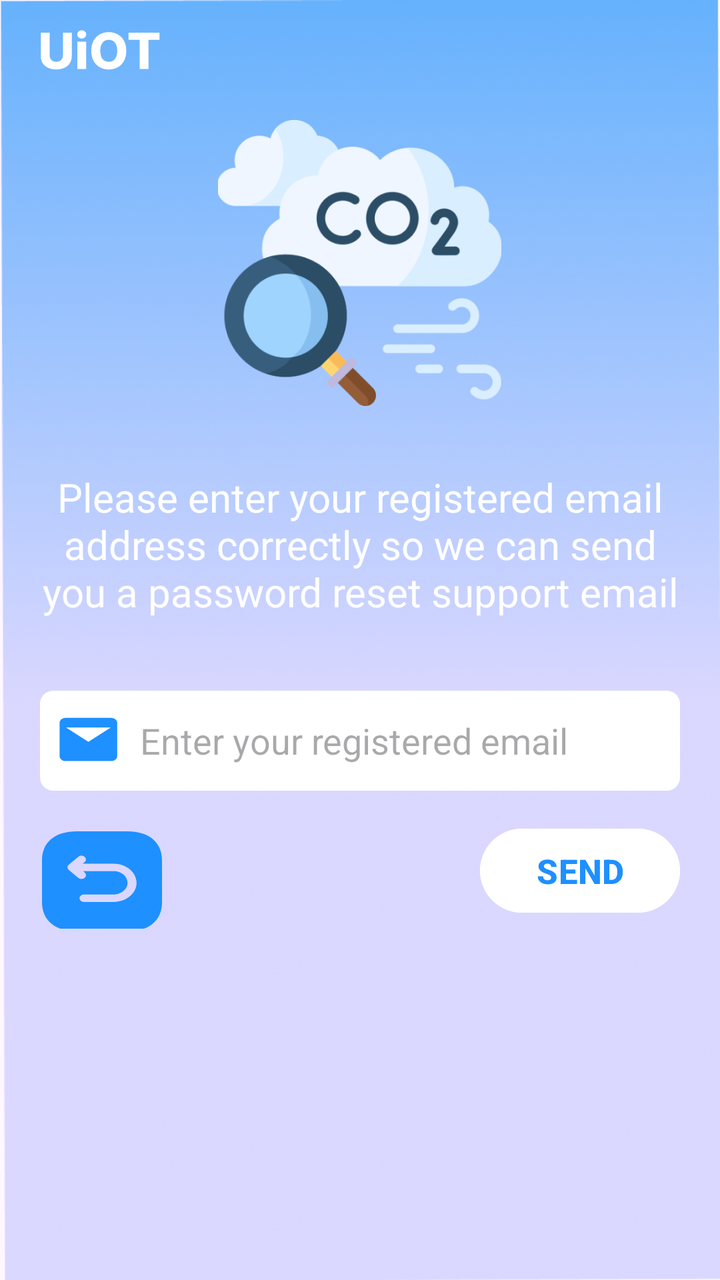
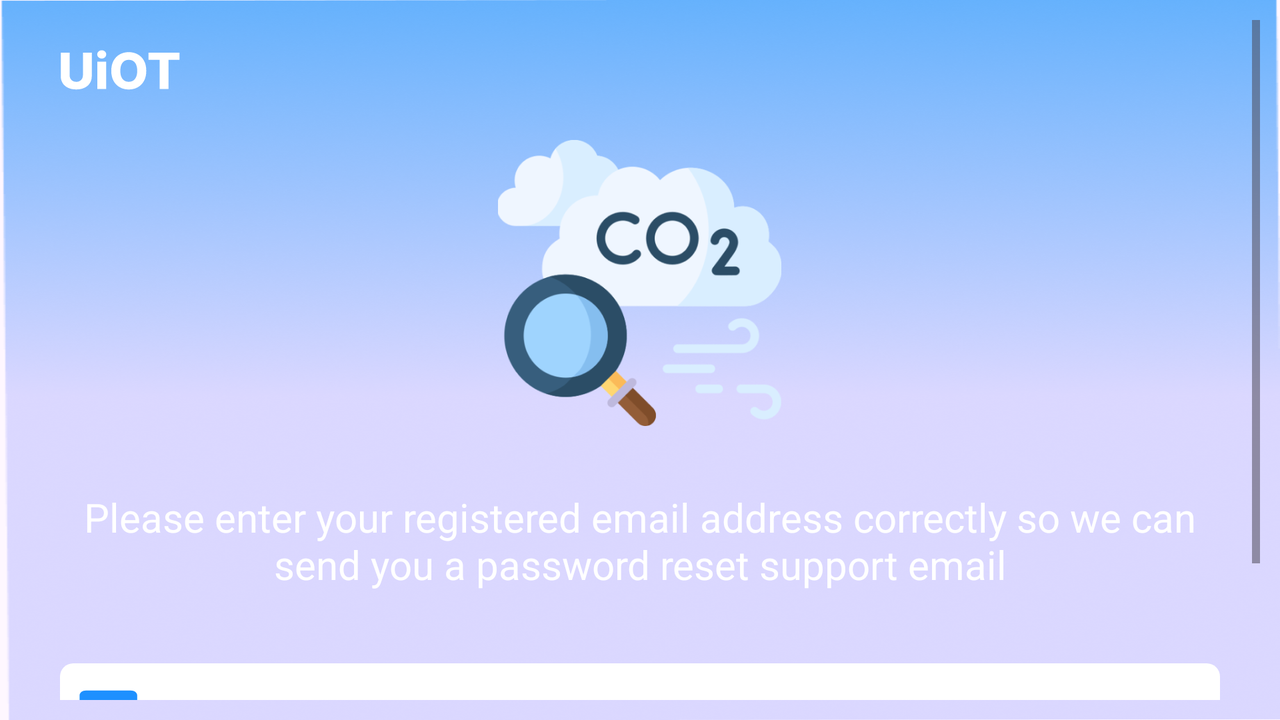

The same Android screen from two of the app's own layout files: first res/layout/ as a phone draws it, then the repository's variant for another configuration, drawn on a device whose configuration selects that folder. Both files follow.
<!-- AndroidManifest.xml: application theme Theme.IndoorAirQualityMonitoring -->
<!-- res/layout/activity_reset_password.xml -->
<?xml version="1.0" encoding="utf-8"?>
<LinearLayout xmlns:android="http://schemas.android.com/apk/res/android"
    xmlns:app="http://schemas.android.com/apk/res-auto"
    xmlns:tools="http://schemas.android.com/tools"
    android:layout_width="match_parent"
    android:layout_height="match_parent"
    android:background="@drawable/background_register"
    android:orientation="vertical"
    tools:context=".ResetPasswordActivity">


    <LinearLayout
        android:layout_width="match_parent"
        android:layout_height="wrap_content"
        android:orientation="horizontal">

        <ImageView
            android:id="@+id/uiot"
            android:layout_width="60dp"
            android:layout_height="50dp"
            android:layout_marginStart="20dp"
            android:layout_marginEnd="30dp"
            android:src="@drawable/ic_uiot" />

        <Space
            android:layout_width="0dp"
            android:layout_height="0dp"
            android:layout_weight="1" />

        <ImageView
            android:id="@+id/ic_language"
            android:layout_width="30dp"
            android:layout_height="30dp"
            android:layout_marginTop="10dp"
            android:layout_marginEnd="20dp"
            android:src="@drawable/ic_covn" />
    </LinearLayout>

    <ImageView
        android:id="@+id/imageView2"
        android:layout_width="287dp"
        android:layout_height="143dp"
        android:layout_gravity="center"
        android:layout_marginStart="50dp"
        android:layout_marginTop="10dp"
        android:layout_marginEnd="50dp"
        android:layout_marginBottom="16dp"
        android:src="@drawable/ic_main" />

    <TextView
        android:layout_width="wrap_content"
        android:layout_height="wrap_content"
        android:layout_marginBottom="10dp"
        android:gravity="center_horizontal"
        android:padding="16dp"
        android:text="@string/messageResetPassword"
        android:textColor="@android:color/white"
        android:textSize="20dp" />

    <EditText
        android:id="@+id/email"
        android:layout_width="match_parent"
        android:layout_height="50dp"
        android:layout_marginStart="20dp"
        android:layout_marginTop="10dp"
        android:layout_marginEnd="20dp"
        android:layout_marginBottom="10dp"
        android:background="@drawable/custom_editext"
        android:drawableLeft="@drawable/ic_email"
        android:drawablePadding="5dp"
        android:hint="@string/enterRegisteredEmail"
        android:inputType="textEmailAddress"
        android:paddingLeft="5dp" />


    <LinearLayout
        android:layout_width="match_parent"
        android:layout_height="wrap_content"
        android:orientation="horizontal">

        <Button
            android:id="@+id/back"
            android:layout_width="60dp"
            android:layout_height="50dp"
            android:layout_alignParentStart="true"
            android:layout_alignParentTop="true"
            android:layout_marginStart="21dp"
            android:layout_marginTop="9dp"
            android:layout_marginEnd="100dp"
            android:background="@drawable/icon_backsquare"
            android:backgroundTint="#FFFFFF"
            android:contentDescription="Back Button"
            android:textColor="@color/blue"
            app:rippleColor="#ECE5E5" />

        <Space
            android:layout_width="0dp"
            android:layout_height="0dp"
            android:layout_weight="1" />
        <Button
            android:id="@+id/reset_password"
            android:layout_width="100dp"
            android:layout_height="50dp"
            android:layout_marginStart="20dp"
            android:layout_marginTop="5dp"
            android:layout_marginEnd="20dp"
            android:layout_toEndOf="@id/back"
            android:backgroundTint="#ffffff"
            android:text="@string/send"
            android:textColor="@color/blue"
            android:textSize="17dp"
            android:textStyle="bold" />
    </LinearLayout>
</LinearLayout>
<!-- resources referenced by this layout -->
<resources>
  <color name="blue">#1E90FF</color>
  <!-- drawable custom_editext (drawable) -->
  <?xml version="1.0" encoding="utf-8"?>
  <shape xmlns:android="http://schemas.android.com/apk/res/android">
      <solid android:color="@color/white"/>
      <corners android:radius="20px"/>
  </shape>
  <!-- drawable ic_email (drawable) -->
  <vector xmlns:android="http://schemas.android.com/apk/res/android"
      android:width="40dp"
      android:height="30dp"
      android:viewportWidth="25"
      android:viewportHeight="25">
      <path
          android:fillColor="#1E90FF"
          android:pathData="M19,3H5C3.89,3 3,3.89 3,5v14c0,1.1 0.89,2 2,2h14c1.1,0 2,-0.9 2,-2V5C21,3.9 20.1,3 19,3zM19,7L12,13L5,7h14z" />
  </vector>
  <!-- drawable icon_backsquare (drawable) -->
  <vector xmlns:android="http://schemas.android.com/apk/res/android"
      android:width="108dp"
      android:height="94dp"
      android:viewportWidth="108"
      android:viewportHeight="94">
    <path
        android:pathData="M76.66,0H31.39C11.72,0 0,10.2 0,27.31V66.65C0,83.8 11.72,94 31.39,94H76.61C96.28,94 108,83.8 108,66.69V27.31C108.05,10.2 96.33,0 76.66,0ZM64.4,66.41H37.82C35.6,66.41 33.77,64.81 33.77,62.89C33.77,60.96 35.6,59.36 37.82,59.36H64.4C71.32,59.36 76.99,54.47 76.99,48.41C76.99,42.35 71.37,37.46 64.4,37.46H37.01L38.41,38.68C39.98,40.09 39.98,42.3 38.36,43.71C37.55,44.42 36.52,44.74 35.5,44.74C34.47,44.74 33.44,44.42 32.63,43.71L24.15,36.28C22.58,34.92 22.58,32.67 24.15,31.3L32.63,23.92C34.2,22.56 36.79,22.56 38.36,23.92C39.93,25.29 39.93,27.54 38.36,28.91L36.58,30.46H64.4C75.8,30.46 85.09,38.54 85.09,48.46C85.09,58.37 75.8,66.41 64.4,66.41Z"
        android:fillColor="#1E90FF"/>
  </vector>
  <string name="enterRegisteredEmail">Enter your registered email</string>
  <string name="messageResetPassword">Please enter your registered email address correctly so we can send you a password reset support email</string>
  <string name="send">SEND</string>
  <style name="Theme.IndoorAirQualityMonitoring" parent="Base.Theme.IndoorAirQualityMonitoring" />
  <color name="white">#FFFFFFFF</color>
  <style name="Base.Theme.IndoorAirQualityMonitoring" parent="Theme.Material3.DayNight.NoActionBar">
          
          
          <item name="colorPrimary">@color/blue</item>
          <item name="colorSecondaryVariant">@color/blue</item>
      </style>
</resources>
<!-- res/layout-land/activity_reset_password.xml (the repository's variant of the layout above) -->
<!-- drawn on the phone turned sideways -->
<?xml version="1.0" encoding="utf-8"?>
<LinearLayout xmlns:android="http://schemas.android.com/apk/res/android"
    xmlns:app="http://schemas.android.com/apk/res-auto"
    xmlns:tools="http://schemas.android.com/tools"
    android:layout_width="match_parent"
    android:layout_height="match_parent"
    android:background="@drawable/background_register"
    android:orientation="vertical"
    tools:context=".ResetPasswordActivity">

    <ScrollView
        android:layout_width="match_parent"
        android:layout_height="match_parent"
        android:padding="10dp">

        <LinearLayout
            android:layout_width="match_parent"
            android:layout_height="wrap_content"
            android:orientation="vertical">

            <LinearLayout
                android:layout_width="match_parent"
                android:layout_height="wrap_content"
                android:orientation="horizontal">

                <ImageView
                    android:id="@+id/uiot"
                    android:layout_width="60dp"
                    android:layout_height="50dp"
                    android:layout_marginStart="20dp"
                    android:layout_marginEnd="30dp"
                    android:src="@drawable/ic_uiot" />

                <Space
                    android:layout_width="0dp"
                    android:layout_height="0dp"
                    android:layout_weight="1" />

                <ImageView
                    android:id="@+id/ic_language"
                    android:layout_width="30dp"
                    android:layout_height="30dp"
                    android:layout_marginTop="10dp"
                    android:layout_marginEnd="20dp"
                    android:src="@drawable/ic_covn" />
            </LinearLayout>

            <ImageView
                android:id="@+id/imageView2"
                android:layout_width="287dp"
                android:layout_height="143dp"
                android:layout_gravity="center"
                android:layout_marginStart="50dp"
                android:layout_marginTop="10dp"
                android:layout_marginEnd="50dp"
                android:layout_marginBottom="16dp"
                android:src="@drawable/ic_main" />

            <TextView
                android:layout_width="wrap_content"
                android:layout_height="wrap_content"
                android:layout_marginBottom="10dp"
                android:gravity="center_horizontal"
                android:padding="16dp"
                android:text="Please enter your registered email address correctly so we can send you a password reset support email"
                android:textColor="@android:color/white"
                android:textSize="20dp" />

            <EditText
                android:id="@+id/email"
                android:layout_width="match_parent"
                android:layout_height="50dp"
                android:layout_marginStart="20dp"
                android:layout_marginTop="10dp"
                android:layout_marginEnd="20dp"
                android:layout_marginBottom="10dp"
                android:background="@drawable/custom_editext"
                android:drawableLeft="@drawable/ic_email"
                android:drawablePadding="5dp"
                android:hint="Enter your registered email"
                android:inputType="textEmailAddress"
                android:paddingLeft="5dp" />


            <LinearLayout
                android:layout_width="match_parent"
                android:layout_height="wrap_content"
                android:orientation="horizontal">

                <Button
                    android:id="@+id/back"
                    android:layout_width="60dp"
                    android:layout_height="50dp"
                    android:layout_alignParentStart="true"
                    android:layout_alignParentTop="true"
                    android:layout_marginStart="21dp"
                    android:layout_marginTop="9dp"
                    android:layout_marginEnd="100dp"
                    android:background="@drawable/icon_backsquare"
                    android:backgroundTint="#FFFFFF"
                    android:contentDescription="Back Button"
                    android:textColor="@color/blue"
                    app:rippleColor="#ECE5E5" />

                <Space
                    android:layout_width="0dp"
                    android:layout_height="0dp"
                    android:layout_weight="1" />

                <Button
                    android:id="@+id/reset_password"
                    android:layout_width="100dp"
                    android:layout_height="50dp"
                    android:layout_marginStart="20dp"
                    android:layout_marginTop="5dp"
                    android:layout_marginEnd="20dp"
                    android:layout_toEndOf="@id/back"
                    android:backgroundTint="#ffffff"
                    android:text="SEND"
                    android:textColor="@color/blue"
                    android:textSize="17dp"
                    android:textStyle="bold" />
            </LinearLayout>
        </LinearLayout>
    </ScrollView>


</LinearLayout>
<!-- resources referenced by the variant -->
<!-- as the phone turned sideways resolves them -->
<resources>
  <color name="blue">#1E90FF</color>
  <!-- drawable custom_editext (drawable) -->
  <?xml version="1.0" encoding="utf-8"?>
  <shape xmlns:android="http://schemas.android.com/apk/res/android">
      <solid android:color="@color/white"/>
      <corners android:radius="20px"/>
  </shape>
  <!-- drawable ic_email (drawable) -->
  <vector xmlns:android="http://schemas.android.com/apk/res/android"
      android:width="40dp"
      android:height="30dp"
      android:viewportWidth="25"
      android:viewportHeight="25">
      <path
          android:fillColor="#1E90FF"
          android:pathData="M19,3H5C3.89,3 3,3.89 3,5v14c0,1.1 0.89,2 2,2h14c1.1,0 2,-0.9 2,-2V5C21,3.9 20.1,3 19,3zM19,7L12,13L5,7h14z" />
  </vector>
  <!-- drawable icon_backsquare (drawable) -->
  <vector xmlns:android="http://schemas.android.com/apk/res/android"
      android:width="108dp"
      android:height="94dp"
      android:viewportWidth="108"
      android:viewportHeight="94">
    <path
        android:pathData="M76.66,0H31.39C11.72,0 0,10.2 0,27.31V66.65C0,83.8 11.72,94 31.39,94H76.61C96.28,94 108,83.8 108,66.69V27.31C108.05,10.2 96.33,0 76.66,0ZM64.4,66.41H37.82C35.6,66.41 33.77,64.81 33.77,62.89C33.77,60.96 35.6,59.36 37.82,59.36H64.4C71.32,59.36 76.99,54.47 76.99,48.41C76.99,42.35 71.37,37.46 64.4,37.46H37.01L38.41,38.68C39.98,40.09 39.98,42.3 38.36,43.71C37.55,44.42 36.52,44.74 35.5,44.74C34.47,44.74 33.44,44.42 32.63,43.71L24.15,36.28C22.58,34.92 22.58,32.67 24.15,31.3L32.63,23.92C34.2,22.56 36.79,22.56 38.36,23.92C39.93,25.29 39.93,27.54 38.36,28.91L36.58,30.46H64.4C75.8,30.46 85.09,38.54 85.09,48.46C85.09,58.37 75.8,66.41 64.4,66.41Z"
        android:fillColor="#1E90FF"/>
  </vector>
  <style name="Theme.IndoorAirQualityMonitoring" parent="Base.Theme.IndoorAirQualityMonitoring" />
  <color name="white">#FFFFFFFF</color>
  <style name="Base.Theme.IndoorAirQualityMonitoring" parent="Theme.Material3.DayNight.NoActionBar">
          
          
          <item name="colorPrimary">@color/blue</item>
          <item name="colorSecondaryVariant">@color/blue</item>
      </style>
</resources>
